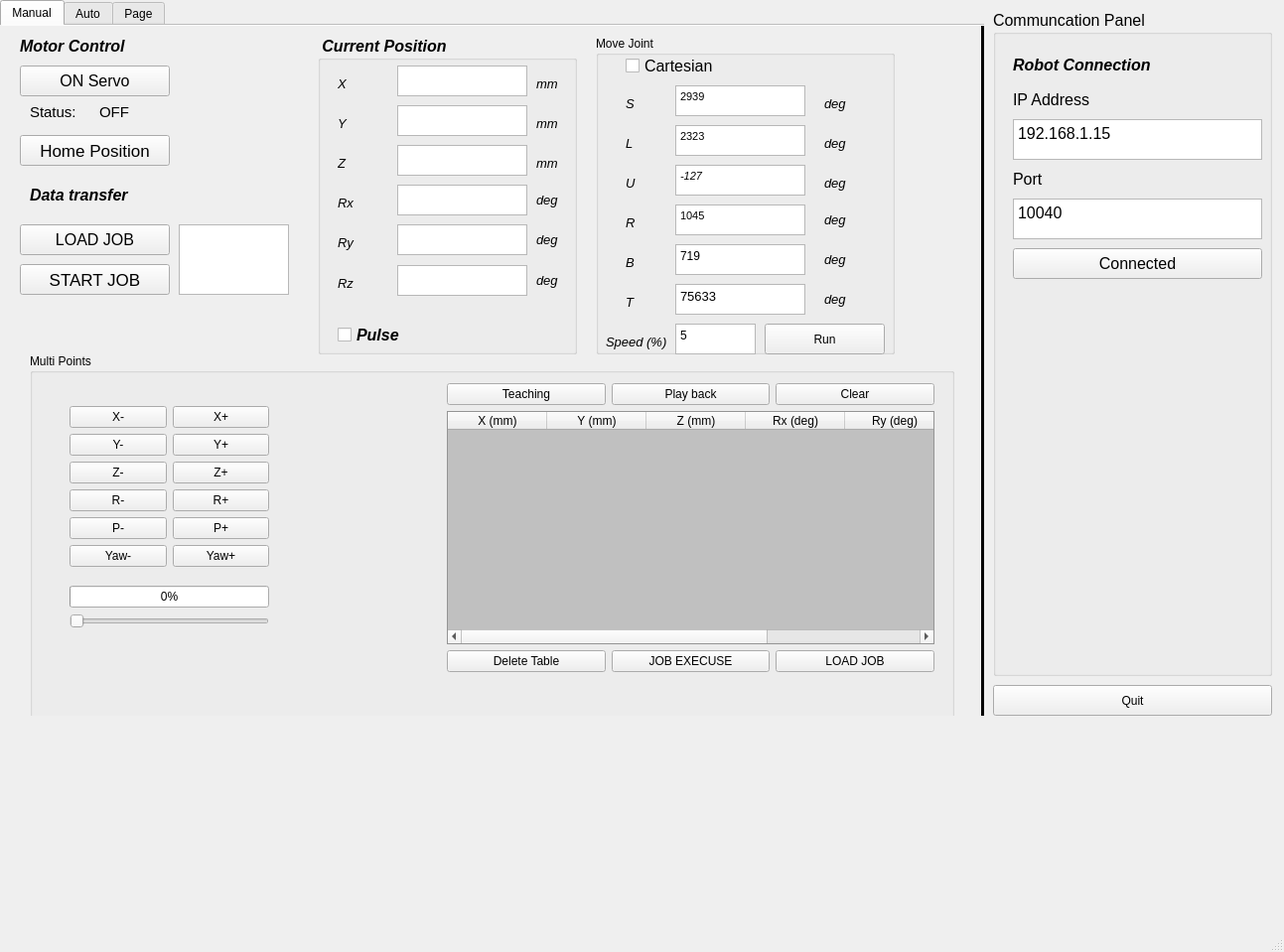
<?xml version="1.0" encoding="UTF-8"?>
<ui version="4.0">
 <class>MainWindow</class>
 <widget class="QMainWindow" name="MainWindow">
  <property name="geometry">
   <rect>
    <x>0</x>
    <y>0</y>
    <width>1293</width>
    <height>959</height>
   </rect>
  </property>
  <property name="windowTitle">
   <string>MainWindow</string>
  </property>
  <widget class="QWidget" name="centralwidget">
   <widget class="QTabWidget" name="tabWidget">
    <property name="geometry">
     <rect>
      <x>0</x>
      <y>0</y>
      <width>991</width>
      <height>721</height>
     </rect>
    </property>
    <property name="currentIndex">
     <number>0</number>
    </property>
    <property name="usesScrollButtons">
     <bool>false</bool>
    </property>
    <property name="documentMode">
     <bool>true</bool>
    </property>
    <property name="movable">
     <bool>false</bool>
    </property>
    <property name="tabBarAutoHide">
     <bool>false</bool>
    </property>
    <widget class="QWidget" name="tab">
     <attribute name="title">
      <string>Manual</string>
     </attribute>
     <widget class="QLabel" name="label_4">
      <property name="geometry">
       <rect>
        <x>30</x>
        <y>80</y>
        <width>47</width>
        <height>13</height>
       </rect>
      </property>
      <property name="font">
       <font>
        <pointsize>11</pointsize>
       </font>
      </property>
      <property name="text">
       <string>Status:</string>
      </property>
     </widget>
     <widget class="QLabel" name="lblStatusServo">
      <property name="geometry">
       <rect>
        <x>100</x>
        <y>80</y>
        <width>47</width>
        <height>13</height>
       </rect>
      </property>
      <property name="font">
       <font>
        <pointsize>11</pointsize>
       </font>
      </property>
      <property name="text">
       <string>OFF</string>
      </property>
     </widget>
     <widget class="QPushButton" name="btnHome">
      <property name="geometry">
       <rect>
        <x>20</x>
        <y>110</y>
        <width>151</width>
        <height>31</height>
       </rect>
      </property>
      <property name="font">
       <font>
        <pointsize>13</pointsize>
       </font>
      </property>
      <property name="text">
       <string>Home Position</string>
      </property>
     </widget>
     <widget class="QPushButton" name="btnServo">
      <property name="geometry">
       <rect>
        <x>20</x>
        <y>40</y>
        <width>151</width>
        <height>31</height>
       </rect>
      </property>
      <property name="font">
       <font>
        <pointsize>12</pointsize>
       </font>
      </property>
      <property name="text">
       <string>ON Servo</string>
      </property>
     </widget>
     <widget class="QLabel" name="label_9">
      <property name="geometry">
       <rect>
        <x>20</x>
        <y>10</y>
        <width>131</width>
        <height>21</height>
       </rect>
      </property>
      <property name="font">
       <font>
        <pointsize>12</pointsize>
        <weight>75</weight>
        <italic>true</italic>
        <bold>true</bold>
       </font>
      </property>
      <property name="text">
       <string>Motor Control</string>
      </property>
     </widget>
     <widget class="QTextEdit" name="tbxLoadJob">
      <property name="geometry">
       <rect>
        <x>180</x>
        <y>200</y>
        <width>111</width>
        <height>71</height>
       </rect>
      </property>
     </widget>
     <widget class="QPushButton" name="btnLoadJob">
      <property name="geometry">
       <rect>
        <x>20</x>
        <y>200</y>
        <width>151</width>
        <height>31</height>
       </rect>
      </property>
      <property name="font">
       <font>
        <pointsize>12</pointsize>
       </font>
      </property>
      <property name="text">
       <string>LOAD JOB</string>
      </property>
     </widget>
     <widget class="QPushButton" name="btnStartJob">
      <property name="geometry">
       <rect>
        <x>20</x>
        <y>240</y>
        <width>151</width>
        <height>31</height>
       </rect>
      </property>
      <property name="font">
       <font>
        <pointsize>13</pointsize>
       </font>
      </property>
      <property name="text">
       <string>START JOB</string>
      </property>
     </widget>
     <widget class="QLabel" name="label_10">
      <property name="geometry">
       <rect>
        <x>30</x>
        <y>160</y>
        <width>131</width>
        <height>21</height>
       </rect>
      </property>
      <property name="font">
       <font>
        <pointsize>12</pointsize>
        <weight>75</weight>
        <italic>true</italic>
        <bold>true</bold>
       </font>
      </property>
      <property name="text">
       <string>Data transfer</string>
      </property>
     </widget>
     <widget class="QGroupBox" name="groupBoxCarPulPos">
      <property name="geometry">
       <rect>
        <x>320</x>
        <y>10</y>
        <width>261</width>
        <height>321</height>
       </rect>
      </property>
      <property name="font">
       <font>
        <pointsize>12</pointsize>
        <weight>75</weight>
        <italic>true</italic>
        <bold>true</bold>
       </font>
      </property>
      <property name="title">
       <string> Current Position</string>
      </property>
      <widget class="QTextBrowser" name="tbxPitch">
       <property name="geometry">
        <rect>
         <x>80</x>
         <y>190</y>
         <width>131</width>
         <height>31</height>
        </rect>
       </property>
       <property name="font">
        <font>
         <pointsize>10</pointsize>
         <weight>75</weight>
         <italic>true</italic>
         <bold>true</bold>
        </font>
       </property>
      </widget>
      <widget class="QLabel" name="lblCurrentRy">
       <property name="geometry">
        <rect>
         <x>20</x>
         <y>200</y>
         <width>51</width>
         <height>16</height>
        </rect>
       </property>
       <property name="font">
        <font>
         <pointsize>10</pointsize>
         <weight>50</weight>
         <italic>true</italic>
         <bold>false</bold>
        </font>
       </property>
       <property name="text">
        <string>Ry</string>
       </property>
      </widget>
      <widget class="QLabel" name="lblCurrentRz">
       <property name="geometry">
        <rect>
         <x>20</x>
         <y>241</y>
         <width>51</width>
         <height>16</height>
        </rect>
       </property>
       <property name="font">
        <font>
         <pointsize>10</pointsize>
         <weight>50</weight>
         <italic>true</italic>
         <bold>false</bold>
        </font>
       </property>
       <property name="text">
        <string>Rz</string>
       </property>
      </widget>
      <widget class="QLabel" name="lblCurrentUnitX">
       <property name="geometry">
        <rect>
         <x>220</x>
         <y>40</y>
         <width>41</width>
         <height>16</height>
        </rect>
       </property>
       <property name="font">
        <font>
         <pointsize>10</pointsize>
         <weight>50</weight>
         <italic>true</italic>
         <bold>false</bold>
        </font>
       </property>
       <property name="text">
        <string>mm</string>
       </property>
      </widget>
      <widget class="QLabel" name="lblCurrentY">
       <property name="geometry">
        <rect>
         <x>20</x>
         <y>80</y>
         <width>21</width>
         <height>16</height>
        </rect>
       </property>
       <property name="font">
        <font>
         <pointsize>10</pointsize>
         <weight>50</weight>
         <italic>true</italic>
         <bold>false</bold>
        </font>
       </property>
       <property name="text">
        <string>Y</string>
       </property>
      </widget>
      <widget class="QLabel" name="lblCurrentRx">
       <property name="geometry">
        <rect>
         <x>20</x>
         <y>160</y>
         <width>41</width>
         <height>16</height>
        </rect>
       </property>
       <property name="font">
        <font>
         <pointsize>10</pointsize>
         <weight>50</weight>
         <italic>true</italic>
         <bold>false</bold>
        </font>
       </property>
       <property name="text">
        <string>Rx</string>
       </property>
      </widget>
      <widget class="QTextBrowser" name="tbxYaw">
       <property name="geometry">
        <rect>
         <x>80</x>
         <y>231</y>
         <width>131</width>
         <height>31</height>
        </rect>
       </property>
       <property name="font">
        <font>
         <pointsize>10</pointsize>
         <weight>75</weight>
         <italic>true</italic>
         <bold>true</bold>
        </font>
       </property>
      </widget>
      <widget class="QTextBrowser" name="tbxZ">
       <property name="geometry">
        <rect>
         <x>80</x>
         <y>110</y>
         <width>131</width>
         <height>31</height>
        </rect>
       </property>
       <property name="font">
        <font>
         <pointsize>10</pointsize>
         <weight>75</weight>
         <italic>true</italic>
         <bold>true</bold>
        </font>
       </property>
      </widget>
      <widget class="QLabel" name="label_74">
       <property name="geometry">
        <rect>
         <x>220</x>
         <y>150</y>
         <width>41</width>
         <height>31</height>
        </rect>
       </property>
       <property name="font">
        <font>
         <pointsize>10</pointsize>
         <weight>50</weight>
         <italic>true</italic>
         <bold>false</bold>
        </font>
       </property>
       <property name="text">
        <string>deg</string>
       </property>
      </widget>
      <widget class="QLabel" name="label_75">
       <property name="geometry">
        <rect>
         <x>220</x>
         <y>231</y>
         <width>51</width>
         <height>31</height>
        </rect>
       </property>
       <property name="font">
        <font>
         <pointsize>10</pointsize>
         <weight>50</weight>
         <italic>true</italic>
         <bold>false</bold>
        </font>
       </property>
       <property name="text">
        <string>deg</string>
       </property>
      </widget>
      <widget class="QLabel" name="lblCurrentZ">
       <property name="geometry">
        <rect>
         <x>20</x>
         <y>120</y>
         <width>21</width>
         <height>16</height>
        </rect>
       </property>
       <property name="font">
        <font>
         <pointsize>10</pointsize>
         <weight>50</weight>
         <italic>true</italic>
         <bold>false</bold>
        </font>
       </property>
       <property name="text">
        <string>Z</string>
       </property>
      </widget>
      <widget class="QTextBrowser" name="tbxX">
       <property name="geometry">
        <rect>
         <x>80</x>
         <y>30</y>
         <width>131</width>
         <height>31</height>
        </rect>
       </property>
       <property name="font">
        <font>
         <pointsize>10</pointsize>
         <weight>75</weight>
         <italic>true</italic>
         <bold>true</bold>
        </font>
       </property>
      </widget>
      <widget class="QLabel" name="lblCurrentUnitZ">
       <property name="geometry">
        <rect>
         <x>220</x>
         <y>120</y>
         <width>41</width>
         <height>16</height>
        </rect>
       </property>
       <property name="font">
        <font>
         <pointsize>10</pointsize>
         <weight>50</weight>
         <italic>true</italic>
         <bold>false</bold>
        </font>
       </property>
       <property name="text">
        <string>mm</string>
       </property>
      </widget>
      <widget class="QLabel" name="lblCurrentX">
       <property name="geometry">
        <rect>
         <x>20</x>
         <y>40</y>
         <width>21</width>
         <height>16</height>
        </rect>
       </property>
       <property name="font">
        <font>
         <pointsize>10</pointsize>
         <weight>50</weight>
         <italic>true</italic>
         <bold>false</bold>
        </font>
       </property>
       <property name="text">
        <string>X</string>
       </property>
      </widget>
      <widget class="QTextBrowser" name="tbxY">
       <property name="geometry">
        <rect>
         <x>80</x>
         <y>70</y>
         <width>131</width>
         <height>31</height>
        </rect>
       </property>
       <property name="font">
        <font>
         <pointsize>10</pointsize>
         <weight>75</weight>
         <italic>true</italic>
         <bold>true</bold>
        </font>
       </property>
      </widget>
      <widget class="QLabel" name="label_79">
       <property name="geometry">
        <rect>
         <x>220</x>
         <y>190</y>
         <width>51</width>
         <height>31</height>
        </rect>
       </property>
       <property name="font">
        <font>
         <pointsize>10</pointsize>
         <weight>50</weight>
         <italic>true</italic>
         <bold>false</bold>
        </font>
       </property>
       <property name="text">
        <string>deg</string>
       </property>
      </widget>
      <widget class="QLabel" name="lblCurrentUnitY">
       <property name="geometry">
        <rect>
         <x>220</x>
         <y>80</y>
         <width>41</width>
         <height>16</height>
        </rect>
       </property>
       <property name="font">
        <font>
         <pointsize>10</pointsize>
         <weight>50</weight>
         <italic>true</italic>
         <bold>false</bold>
        </font>
       </property>
       <property name="text">
        <string>mm</string>
       </property>
      </widget>
      <widget class="QTextBrowser" name="tbxRoll">
       <property name="geometry">
        <rect>
         <x>80</x>
         <y>150</y>
         <width>131</width>
         <height>31</height>
        </rect>
       </property>
       <property name="font">
        <font>
         <pointsize>10</pointsize>
         <weight>75</weight>
         <italic>true</italic>
         <bold>true</bold>
        </font>
       </property>
      </widget>
      <widget class="QCheckBox" name="chkcarPulPos">
       <property name="geometry">
        <rect>
         <x>20</x>
         <y>290</y>
         <width>71</width>
         <height>23</height>
        </rect>
       </property>
       <property name="text">
        <string>Pulse </string>
       </property>
      </widget>
     </widget>
     <widget class="Line" name="line">
      <property name="geometry">
       <rect>
        <x>970</x>
        <y>0</y>
        <width>41</width>
        <height>731</height>
       </rect>
      </property>
      <property name="frameShadow">
       <enum>QFrame::Plain</enum>
      </property>
      <property name="lineWidth">
       <number>5</number>
      </property>
      <property name="orientation">
       <enum>Qt::Vertical</enum>
      </property>
     </widget>
     <widget class="QGroupBox" name="groupBox_5">
      <property name="geometry">
       <rect>
        <x>30</x>
        <y>330</y>
        <width>931</width>
        <height>421</height>
       </rect>
      </property>
      <property name="title">
       <string>Multi Points</string>
      </property>
      <widget class="QWidget" name="layoutWidget">
       <property name="geometry">
        <rect>
         <x>420</x>
         <y>30</y>
         <width>491</width>
         <height>291</height>
        </rect>
       </property>
       <layout class="QVBoxLayout" name="verticalLayout_2">
        <item>
         <layout class="QHBoxLayout" name="horizontalLayout_2">
          <item>
           <widget class="QPushButton" name="btnTeaching">
            <property name="text">
             <string>Teaching</string>
            </property>
           </widget>
          </item>
          <item>
           <widget class="QPushButton" name="btnPlayback">
            <property name="text">
             <string>Play back</string>
            </property>
           </widget>
          </item>
          <item>
           <widget class="QPushButton" name="btnClearData">
            <property name="text">
             <string>Clear</string>
            </property>
           </widget>
          </item>
         </layout>
        </item>
        <item>
         <layout class="QVBoxLayout" name="verticalLayout">
          <item>
           <widget class="QTableWidget" name="tableWidgetPoints">
            <property name="styleSheet">
             <string notr="true">QTableWidget{
background-color: #C0C0C0;
altermate-backgroud-color: #606060;
selection-backgound-color: #282828;
}
</string>
            </property>
            <property name="editTriggers">
             <set>QAbstractItemView::NoEditTriggers</set>
            </property>
            <property name="alternatingRowColors">
             <bool>true</bool>
            </property>
            <property name="selectionMode">
             <enum>QAbstractItemView::SingleSelection</enum>
            </property>
            <property name="selectionBehavior">
             <enum>QAbstractItemView::SelectRows</enum>
            </property>
            <property name="gridStyle">
             <enum>Qt::DashLine</enum>
            </property>
            <column>
             <property name="text">
              <string>X (mm)</string>
             </property>
            </column>
            <column>
             <property name="text">
              <string>Y (mm)</string>
             </property>
            </column>
            <column>
             <property name="text">
              <string>Z (mm)</string>
             </property>
            </column>
            <column>
             <property name="text">
              <string>Rx (deg)</string>
             </property>
            </column>
            <column>
             <property name="text">
              <string>Ry (deg)</string>
             </property>
            </column>
            <column>
             <property name="text">
              <string>Rz (deg)</string>
             </property>
            </column>
           </widget>
          </item>
          <item>
           <layout class="QHBoxLayout" name="horizontalLayout_4">
            <item>
             <widget class="QPushButton" name="btnDelete">
              <property name="text">
               <string>Delete Table</string>
              </property>
             </widget>
            </item>
            <item>
             <widget class="QPushButton" name="btnJobExec">
              <property name="text">
               <string>JOB EXECUSE</string>
              </property>
             </widget>
            </item>
            <item>
             <widget class="QPushButton" name="btnExport">
              <property name="text">
               <string>LOAD JOB</string>
              </property>
             </widget>
            </item>
           </layout>
          </item>
          <item>
           <layout class="QHBoxLayout" name="horizontalLayout"/>
          </item>
         </layout>
        </item>
       </layout>
      </widget>
      <widget class="QWidget" name="layoutWidget">
       <property name="geometry">
        <rect>
         <x>40</x>
         <y>40</y>
         <width>201</width>
         <height>251</height>
        </rect>
       </property>
       <layout class="QVBoxLayout" name="verticalLayout_6">
        <item>
         <layout class="QVBoxLayout" name="verticalLayout_4">
          <item>
           <layout class="QHBoxLayout" name="horizontalLayout_3">
            <item>
             <widget class="QPushButton" name="btnX1">
              <property name="text">
               <string>X-</string>
              </property>
             </widget>
            </item>
            <item>
             <widget class="QPushButton" name="btnX2">
              <property name="text">
               <string>X+</string>
              </property>
             </widget>
            </item>
           </layout>
          </item>
          <item>
           <layout class="QHBoxLayout" name="horizontalLayout_5">
            <item>
             <widget class="QPushButton" name="btnY1">
              <property name="text">
               <string>Y-</string>
              </property>
             </widget>
            </item>
            <item>
             <widget class="QPushButton" name="btnY2">
              <property name="text">
               <string>Y+</string>
              </property>
             </widget>
            </item>
           </layout>
          </item>
          <item>
           <layout class="QHBoxLayout" name="horizontalLayout_6">
            <item>
             <widget class="QPushButton" name="tbnZ1">
              <property name="text">
               <string>Z-</string>
              </property>
             </widget>
            </item>
            <item>
             <widget class="QPushButton" name="btnZ2">
              <property name="text">
               <string>Z+</string>
              </property>
             </widget>
            </item>
           </layout>
          </item>
          <item>
           <layout class="QHBoxLayout" name="horizontalLayout_7">
            <item>
             <widget class="QPushButton" name="btnR1">
              <property name="text">
               <string>R-</string>
              </property>
             </widget>
            </item>
            <item>
             <widget class="QPushButton" name="btnR2">
              <property name="text">
               <string>R+</string>
              </property>
             </widget>
            </item>
           </layout>
          </item>
          <item>
           <layout class="QHBoxLayout" name="horizontalLayout_8">
            <item>
             <widget class="QPushButton" name="btnP1">
              <property name="text">
               <string>P-</string>
              </property>
             </widget>
            </item>
            <item>
             <widget class="QPushButton" name="btnP2">
              <property name="text">
               <string>P+</string>
              </property>
             </widget>
            </item>
           </layout>
          </item>
          <item>
           <layout class="QHBoxLayout" name="horizontalLayout_9">
            <item>
             <widget class="QPushButton" name="btnYaw1">
              <property name="text">
               <string>Yaw-</string>
              </property>
             </widget>
            </item>
            <item>
             <widget class="QPushButton" name="btnYaw2">
              <property name="text">
               <string>Yaw+</string>
              </property>
             </widget>
            </item>
           </layout>
          </item>
         </layout>
        </item>
        <item>
         <layout class="QVBoxLayout" name="verticalLayout_5">
          <item>
           <widget class="QProgressBar" name="progressBarSpeed">
            <property name="maximum">
             <number>100</number>
            </property>
            <property name="value">
             <number>0</number>
            </property>
           </widget>
          </item>
          <item>
           <widget class="QSlider" name="SliderSpeed">
            <property name="minimum">
             <number>0</number>
            </property>
            <property name="maximum">
             <number>100</number>
            </property>
            <property name="orientation">
             <enum>Qt::Horizontal</enum>
            </property>
           </widget>
          </item>
         </layout>
        </item>
       </layout>
      </widget>
     </widget>
     <widget class="QGroupBox" name="groupBox_4">
      <property name="geometry">
       <rect>
        <x>600</x>
        <y>10</y>
        <width>301</width>
        <height>321</height>
       </rect>
      </property>
      <property name="title">
       <string>Move Joint</string>
      </property>
      <widget class="QLabel" name="lblUnitCar1">
       <property name="geometry">
        <rect>
         <x>230</x>
         <y>60</y>
         <width>41</width>
         <height>16</height>
        </rect>
       </property>
       <property name="font">
        <font>
         <pointsize>10</pointsize>
         <weight>50</weight>
         <italic>true</italic>
         <bold>false</bold>
        </font>
       </property>
       <property name="text">
        <string>deg</string>
       </property>
      </widget>
      <widget class="QLabel" name="lblUnitCar4">
       <property name="geometry">
        <rect>
         <x>230</x>
         <y>170</y>
         <width>41</width>
         <height>31</height>
        </rect>
       </property>
       <property name="font">
        <font>
         <pointsize>10</pointsize>
         <weight>50</weight>
         <italic>true</italic>
         <bold>false</bold>
        </font>
       </property>
       <property name="text">
        <string>deg</string>
       </property>
      </widget>
      <widget class="QCheckBox" name="chkCartesianPos">
       <property name="geometry">
        <rect>
         <x>30</x>
         <y>20</y>
         <width>111</width>
         <height>21</height>
        </rect>
       </property>
       <property name="font">
        <font>
         <pointsize>12</pointsize>
        </font>
       </property>
       <property name="text">
        <string>Cartesian </string>
       </property>
      </widget>
      <widget class="QLabel" name="lblUnitCar5">
       <property name="geometry">
        <rect>
         <x>230</x>
         <y>210</y>
         <width>51</width>
         <height>31</height>
        </rect>
       </property>
       <property name="font">
        <font>
         <pointsize>10</pointsize>
         <weight>50</weight>
         <italic>true</italic>
         <bold>false</bold>
        </font>
       </property>
       <property name="text">
        <string>deg</string>
       </property>
      </widget>
      <widget class="QTextEdit" name="tbxMoveY">
       <property name="geometry">
        <rect>
         <x>80</x>
         <y>90</y>
         <width>131</width>
         <height>31</height>
        </rect>
       </property>
       <property name="html">
        <string>&lt;!DOCTYPE HTML PUBLIC &quot;-//W3C//DTD HTML 4.0//EN&quot; &quot;http://www.w3.org/TR/REC-html40/strict.dtd&quot;&gt;
&lt;html&gt;&lt;head&gt;&lt;meta name=&quot;qrichtext&quot; content=&quot;1&quot; /&gt;&lt;style type=&quot;text/css&quot;&gt;
p, li { white-space: pre-wrap; }
&lt;/style&gt;&lt;/head&gt;&lt;body style=&quot; font-family:'MS Shell Dlg 2'; font-size:8.25pt; font-weight:400; font-style:normal;&quot;&gt;
&lt;p style=&quot; margin-top:0px; margin-bottom:0px; margin-left:0px; margin-right:0px; -qt-block-indent:0; text-indent:0px;&quot;&gt;2323&lt;/p&gt;&lt;/body&gt;&lt;/html&gt;</string>
       </property>
      </widget>
      <widget class="QTextEdit" name="tbxMovSpeed">
       <property name="geometry">
        <rect>
         <x>80</x>
         <y>290</y>
         <width>81</width>
         <height>31</height>
        </rect>
       </property>
       <property name="font">
        <font>
         <pointsize>7</pointsize>
        </font>
       </property>
       <property name="html">
        <string>&lt;!DOCTYPE HTML PUBLIC &quot;-//W3C//DTD HTML 4.0//EN&quot; &quot;http://www.w3.org/TR/REC-html40/strict.dtd&quot;&gt;
&lt;html&gt;&lt;head&gt;&lt;meta name=&quot;qrichtext&quot; content=&quot;1&quot; /&gt;&lt;style type=&quot;text/css&quot;&gt;
p, li { white-space: pre-wrap; }
&lt;/style&gt;&lt;/head&gt;&lt;body style=&quot; font-family:'MS Shell Dlg 2'; font-size:7pt; font-weight:400; font-style:normal;&quot;&gt;
&lt;p style=&quot; margin-top:0px; margin-bottom:0px; margin-left:0px; margin-right:0px; -qt-block-indent:0; text-indent:0px;&quot;&gt;&lt;span style=&quot; font-size:9pt;&quot;&gt;5&lt;/span&gt;&lt;/p&gt;&lt;/body&gt;&lt;/html&gt;</string>
       </property>
      </widget>
      <widget class="QLabel" name="lblMovRy">
       <property name="geometry">
        <rect>
         <x>30</x>
         <y>220</y>
         <width>51</width>
         <height>16</height>
        </rect>
       </property>
       <property name="font">
        <font>
         <pointsize>10</pointsize>
         <weight>50</weight>
         <italic>true</italic>
         <bold>false</bold>
        </font>
       </property>
       <property name="text">
        <string>B</string>
       </property>
      </widget>
      <widget class="QTextEdit" name="tbxMoveYaw">
       <property name="geometry">
        <rect>
         <x>80</x>
         <y>250</y>
         <width>131</width>
         <height>31</height>
        </rect>
       </property>
       <property name="html">
        <string>&lt;!DOCTYPE HTML PUBLIC &quot;-//W3C//DTD HTML 4.0//EN&quot; &quot;http://www.w3.org/TR/REC-html40/strict.dtd&quot;&gt;
&lt;html&gt;&lt;head&gt;&lt;meta name=&quot;qrichtext&quot; content=&quot;1&quot; /&gt;&lt;style type=&quot;text/css&quot;&gt;
p, li { white-space: pre-wrap; }
&lt;/style&gt;&lt;/head&gt;&lt;body style=&quot; font-family:'MS Shell Dlg 2'; font-size:8.25pt; font-weight:400; font-style:normal;&quot;&gt;
&lt;p style=&quot; margin-top:0px; margin-bottom:0px; margin-left:0px; margin-right:0px; -qt-block-indent:0; text-indent:0px;&quot;&gt;&lt;span style=&quot; font-size:10pt;&quot;&gt;75633&lt;/span&gt;&lt;/p&gt;&lt;/body&gt;&lt;/html&gt;</string>
       </property>
      </widget>
      <widget class="QPushButton" name="btnMoveJ">
       <property name="geometry">
        <rect>
         <x>170</x>
         <y>290</y>
         <width>121</width>
         <height>31</height>
        </rect>
       </property>
       <property name="text">
        <string>Run</string>
       </property>
      </widget>
      <widget class="QLabel" name="lblUnitCar3">
       <property name="geometry">
        <rect>
         <x>230</x>
         <y>140</y>
         <width>41</width>
         <height>16</height>
        </rect>
       </property>
       <property name="font">
        <font>
         <pointsize>10</pointsize>
         <weight>50</weight>
         <italic>true</italic>
         <bold>false</bold>
        </font>
       </property>
       <property name="text">
        <string>deg</string>
       </property>
      </widget>
      <widget class="QLabel" name="lblMovRz">
       <property name="geometry">
        <rect>
         <x>30</x>
         <y>260</y>
         <width>51</width>
         <height>16</height>
        </rect>
       </property>
       <property name="font">
        <font>
         <pointsize>10</pointsize>
         <weight>50</weight>
         <italic>true</italic>
         <bold>false</bold>
        </font>
       </property>
       <property name="text">
        <string>T</string>
       </property>
      </widget>
      <widget class="QTextEdit" name="tbxMovePitch">
       <property name="geometry">
        <rect>
         <x>80</x>
         <y>210</y>
         <width>131</width>
         <height>31</height>
        </rect>
       </property>
       <property name="html">
        <string>&lt;!DOCTYPE HTML PUBLIC &quot;-//W3C//DTD HTML 4.0//EN&quot; &quot;http://www.w3.org/TR/REC-html40/strict.dtd&quot;&gt;
&lt;html&gt;&lt;head&gt;&lt;meta name=&quot;qrichtext&quot; content=&quot;1&quot; /&gt;&lt;style type=&quot;text/css&quot;&gt;
p, li { white-space: pre-wrap; }
&lt;/style&gt;&lt;/head&gt;&lt;body style=&quot; font-family:'MS Shell Dlg 2'; font-size:8.25pt; font-weight:400; font-style:normal;&quot;&gt;
&lt;p style=&quot; margin-top:0px; margin-bottom:0px; margin-left:0px; margin-right:0px; -qt-block-indent:0; text-indent:0px;&quot;&gt;&lt;span style=&quot; font-size:9pt;&quot;&gt;719&lt;/span&gt;&lt;/p&gt;&lt;/body&gt;&lt;/html&gt;</string>
       </property>
      </widget>
      <widget class="QLabel" name="lblMovY">
       <property name="geometry">
        <rect>
         <x>30</x>
         <y>100</y>
         <width>21</width>
         <height>16</height>
        </rect>
       </property>
       <property name="font">
        <font>
         <pointsize>10</pointsize>
         <weight>50</weight>
         <italic>true</italic>
         <bold>false</bold>
        </font>
       </property>
       <property name="text">
        <string>L</string>
       </property>
      </widget>
      <widget class="QTextEdit" name="tbxMoveX">
       <property name="geometry">
        <rect>
         <x>80</x>
         <y>50</y>
         <width>131</width>
         <height>31</height>
        </rect>
       </property>
       <property name="html">
        <string>&lt;!DOCTYPE HTML PUBLIC &quot;-//W3C//DTD HTML 4.0//EN&quot; &quot;http://www.w3.org/TR/REC-html40/strict.dtd&quot;&gt;
&lt;html&gt;&lt;head&gt;&lt;meta name=&quot;qrichtext&quot; content=&quot;1&quot; /&gt;&lt;style type=&quot;text/css&quot;&gt;
p, li { white-space: pre-wrap; }
&lt;/style&gt;&lt;/head&gt;&lt;body style=&quot; font-family:'MS Shell Dlg 2'; font-size:8.25pt; font-weight:400; font-style:normal;&quot;&gt;
&lt;p style=&quot; margin-top:0px; margin-bottom:0px; margin-left:0px; margin-right:0px; -qt-block-indent:0; text-indent:0px;&quot;&gt;2939&lt;/p&gt;&lt;/body&gt;&lt;/html&gt;</string>
       </property>
      </widget>
      <widget class="QTextEdit" name="tbxMoveRoll">
       <property name="geometry">
        <rect>
         <x>80</x>
         <y>170</y>
         <width>131</width>
         <height>31</height>
        </rect>
       </property>
       <property name="html">
        <string>&lt;!DOCTYPE HTML PUBLIC &quot;-//W3C//DTD HTML 4.0//EN&quot; &quot;http://www.w3.org/TR/REC-html40/strict.dtd&quot;&gt;
&lt;html&gt;&lt;head&gt;&lt;meta name=&quot;qrichtext&quot; content=&quot;1&quot; /&gt;&lt;style type=&quot;text/css&quot;&gt;
p, li { white-space: pre-wrap; }
&lt;/style&gt;&lt;/head&gt;&lt;body style=&quot; font-family:'MS Shell Dlg 2'; font-size:8.25pt; font-weight:400; font-style:normal;&quot;&gt;
&lt;p style=&quot; margin-top:0px; margin-bottom:0px; margin-left:0px; margin-right:0px; -qt-block-indent:0; text-indent:0px;&quot;&gt;1045&lt;/p&gt;&lt;/body&gt;&lt;/html&gt;</string>
       </property>
      </widget>
      <widget class="QLabel" name="lblUnitCar6">
       <property name="geometry">
        <rect>
         <x>230</x>
         <y>250</y>
         <width>51</width>
         <height>31</height>
        </rect>
       </property>
       <property name="font">
        <font>
         <pointsize>10</pointsize>
         <weight>50</weight>
         <italic>true</italic>
         <bold>false</bold>
        </font>
       </property>
       <property name="text">
        <string>deg</string>
       </property>
      </widget>
      <widget class="QLabel" name="lblMovRx">
       <property name="geometry">
        <rect>
         <x>30</x>
         <y>180</y>
         <width>41</width>
         <height>16</height>
        </rect>
       </property>
       <property name="font">
        <font>
         <pointsize>10</pointsize>
         <weight>50</weight>
         <italic>true</italic>
         <bold>false</bold>
        </font>
       </property>
       <property name="text">
        <string>R</string>
       </property>
      </widget>
      <widget class="QLabel" name="lblMovX">
       <property name="geometry">
        <rect>
         <x>30</x>
         <y>60</y>
         <width>21</width>
         <height>16</height>
        </rect>
       </property>
       <property name="font">
        <font>
         <pointsize>10</pointsize>
         <weight>50</weight>
         <italic>true</italic>
         <bold>false</bold>
        </font>
       </property>
       <property name="text">
        <string>S</string>
       </property>
      </widget>
      <widget class="QLabel" name="lblMovZ">
       <property name="geometry">
        <rect>
         <x>30</x>
         <y>140</y>
         <width>21</width>
         <height>16</height>
        </rect>
       </property>
       <property name="font">
        <font>
         <pointsize>10</pointsize>
         <weight>50</weight>
         <italic>true</italic>
         <bold>false</bold>
        </font>
       </property>
       <property name="text">
        <string>U</string>
       </property>
      </widget>
      <widget class="QLabel" name="lblUnitCar2">
       <property name="geometry">
        <rect>
         <x>230</x>
         <y>100</y>
         <width>41</width>
         <height>16</height>
        </rect>
       </property>
       <property name="font">
        <font>
         <pointsize>10</pointsize>
         <weight>50</weight>
         <italic>true</italic>
         <bold>false</bold>
        </font>
       </property>
       <property name="text">
        <string>deg</string>
       </property>
      </widget>
      <widget class="QTextEdit" name="tbxMoveZ">
       <property name="geometry">
        <rect>
         <x>80</x>
         <y>130</y>
         <width>131</width>
         <height>31</height>
        </rect>
       </property>
       <property name="html">
        <string>&lt;!DOCTYPE HTML PUBLIC &quot;-//W3C//DTD HTML 4.0//EN&quot; &quot;http://www.w3.org/TR/REC-html40/strict.dtd&quot;&gt;
&lt;html&gt;&lt;head&gt;&lt;meta name=&quot;qrichtext&quot; content=&quot;1&quot; /&gt;&lt;style type=&quot;text/css&quot;&gt;
p, li { white-space: pre-wrap; }
&lt;/style&gt;&lt;/head&gt;&lt;body style=&quot; font-family:'MS Shell Dlg 2'; font-size:8.25pt; font-weight:400; font-style:normal;&quot;&gt;
&lt;p style=&quot; margin-top:0px; margin-bottom:0px; margin-left:0px; margin-right:0px; -qt-block-indent:0; text-indent:0px;&quot;&gt;&lt;span style=&quot; font-style:italic;&quot;&gt;-127&lt;/span&gt;&lt;/p&gt;&lt;/body&gt;&lt;/html&gt;</string>
       </property>
      </widget>
      <widget class="QLabel" name="lblMovRz_2">
       <property name="geometry">
        <rect>
         <x>10</x>
         <y>300</y>
         <width>71</width>
         <height>16</height>
        </rect>
       </property>
       <property name="font">
        <font>
         <pointsize>10</pointsize>
         <weight>50</weight>
         <italic>true</italic>
         <bold>false</bold>
        </font>
       </property>
       <property name="text">
        <string>Speed (%)</string>
       </property>
      </widget>
     </widget>
    </widget>
    <widget class="QWidget" name="tab_2">
     <attribute name="title">
      <string>Auto</string>
     </attribute>
     <widget class="Line" name="line_2">
      <property name="geometry">
       <rect>
        <x>970</x>
        <y>0</y>
        <width>41</width>
        <height>731</height>
       </rect>
      </property>
      <property name="frameShadow">
       <enum>QFrame::Plain</enum>
      </property>
      <property name="lineWidth">
       <number>5</number>
      </property>
      <property name="orientation">
       <enum>Qt::Vertical</enum>
      </property>
     </widget>
     <widget class="QTextBrowser" name="textBrowserSendData">
      <property name="geometry">
       <rect>
        <x>110</x>
        <y>20</y>
        <width>521</width>
        <height>111</height>
       </rect>
      </property>
     </widget>
     <widget class="QLabel" name="label_5">
      <property name="geometry">
       <rect>
        <x>30</x>
        <y>40</y>
        <width>61</width>
        <height>21</height>
       </rect>
      </property>
      <property name="text">
       <string>Send Data</string>
      </property>
     </widget>
     <widget class="QLabel" name="label_6">
      <property name="geometry">
       <rect>
        <x>20</x>
        <y>210</y>
        <width>71</width>
        <height>21</height>
       </rect>
      </property>
      <property name="text">
       <string>Receive Data</string>
      </property>
     </widget>
     <widget class="QWidget" name="layoutWidget">
      <property name="geometry">
       <rect>
        <x>110</x>
        <y>160</y>
        <width>371</width>
        <height>392</height>
       </rect>
      </property>
      <layout class="QVBoxLayout" name="verticalLayout_3">
       <item>
        <widget class="QTextBrowser" name="textBrowserReceiveData"/>
       </item>
       <item>
        <widget class="QTableView" name="tableView"/>
       </item>
      </layout>
     </widget>
     <widget class="QPushButton" name="pushButtonSave">
      <property name="geometry">
       <rect>
        <x>670</x>
        <y>50</y>
        <width>75</width>
        <height>23</height>
       </rect>
      </property>
      <property name="text">
       <string>SAVE JOB</string>
      </property>
     </widget>
     <widget class="QTextBrowser" name="textBrowserRecFile">
      <property name="geometry">
       <rect>
        <x>570</x>
        <y>170</y>
        <width>256</width>
        <height>161</height>
       </rect>
      </property>
     </widget>
     <widget class="QPushButton" name="pushButton">
      <property name="geometry">
       <rect>
        <x>850</x>
        <y>200</y>
        <width>75</width>
        <height>23</height>
       </rect>
      </property>
      <property name="text">
       <string>Load Job</string>
      </property>
     </widget>
     <widget class="QPushButton" name="btnACK">
      <property name="geometry">
       <rect>
        <x>850</x>
        <y>240</y>
        <width>75</width>
        <height>23</height>
       </rect>
      </property>
      <property name="text">
       <string>ACK</string>
      </property>
     </widget>
    </widget>
    <widget class="QWidget" name="tab_5">
     <attribute name="title">
      <string>Page</string>
     </attribute>
    </widget>
   </widget>
   <widget class="QGroupBox" name="groupBox">
    <property name="geometry">
     <rect>
      <x>1000</x>
      <y>10</y>
      <width>281</width>
      <height>671</height>
     </rect>
    </property>
    <property name="font">
     <font>
      <pointsize>12</pointsize>
     </font>
    </property>
    <property name="title">
     <string>Communcation Panel</string>
    </property>
    <widget class="QTextEdit" name="tbxPort">
     <property name="geometry">
      <rect>
       <x>20</x>
       <y>190</y>
       <width>251</width>
       <height>41</height>
      </rect>
     </property>
     <property name="html">
      <string>&lt;!DOCTYPE HTML PUBLIC &quot;-//W3C//DTD HTML 4.0//EN&quot; &quot;http://www.w3.org/TR/REC-html40/strict.dtd&quot;&gt;
&lt;html&gt;&lt;head&gt;&lt;meta name=&quot;qrichtext&quot; content=&quot;1&quot; /&gt;&lt;style type=&quot;text/css&quot;&gt;
p, li { white-space: pre-wrap; }
&lt;/style&gt;&lt;/head&gt;&lt;body style=&quot; font-family:'MS Shell Dlg 2'; font-size:12pt; font-weight:400; font-style:normal;&quot;&gt;
&lt;p style=&quot; margin-top:0px; margin-bottom:0px; margin-left:0px; margin-right:0px; -qt-block-indent:0; text-indent:0px;&quot;&gt;10040&lt;/p&gt;&lt;/body&gt;&lt;/html&gt;</string>
     </property>
    </widget>
    <widget class="QLabel" name="label">
     <property name="geometry">
      <rect>
       <x>20</x>
       <y>80</y>
       <width>161</width>
       <height>21</height>
      </rect>
     </property>
     <property name="text">
      <string>IP Address</string>
     </property>
    </widget>
    <widget class="QTextEdit" name="tbxIPAdress">
     <property name="geometry">
      <rect>
       <x>20</x>
       <y>110</y>
       <width>251</width>
       <height>41</height>
      </rect>
     </property>
     <property name="html">
      <string>&lt;!DOCTYPE HTML PUBLIC &quot;-//W3C//DTD HTML 4.0//EN&quot; &quot;http://www.w3.org/TR/REC-html40/strict.dtd&quot;&gt;
&lt;html&gt;&lt;head&gt;&lt;meta name=&quot;qrichtext&quot; content=&quot;1&quot; /&gt;&lt;style type=&quot;text/css&quot;&gt;
p, li { white-space: pre-wrap; }
&lt;/style&gt;&lt;/head&gt;&lt;body style=&quot; font-family:'MS Shell Dlg 2'; font-size:12pt; font-weight:400; font-style:normal;&quot;&gt;
&lt;p style=&quot; margin-top:0px; margin-bottom:0px; margin-left:0px; margin-right:0px; -qt-block-indent:0; text-indent:0px;&quot;&gt;192.168.1.15&lt;/p&gt;&lt;/body&gt;&lt;/html&gt;</string>
     </property>
    </widget>
    <widget class="QLabel" name="label_2">
     <property name="geometry">
      <rect>
       <x>20</x>
       <y>160</y>
       <width>161</width>
       <height>21</height>
      </rect>
     </property>
     <property name="text">
      <string>Port</string>
     </property>
    </widget>
    <widget class="QPushButton" name="btnConnected">
     <property name="geometry">
      <rect>
       <x>20</x>
       <y>240</y>
       <width>251</width>
       <height>31</height>
      </rect>
     </property>
     <property name="text">
      <string>Connected</string>
     </property>
    </widget>
    <widget class="QLabel" name="label_3">
     <property name="geometry">
      <rect>
       <x>20</x>
       <y>40</y>
       <width>161</width>
       <height>31</height>
      </rect>
     </property>
     <property name="font">
      <font>
       <pointsize>12</pointsize>
       <weight>75</weight>
       <italic>true</italic>
       <bold>true</bold>
      </font>
     </property>
     <property name="text">
      <string>Robot Connection</string>
     </property>
    </widget>
   </widget>
   <widget class="QPushButton" name="btnQuit">
    <property name="geometry">
     <rect>
      <x>1000</x>
      <y>690</y>
      <width>281</width>
      <height>31</height>
     </rect>
    </property>
    <property name="text">
     <string>Quit</string>
    </property>
   </widget>
  </widget>
  <widget class="QMenuBar" name="menubar">
   <property name="geometry">
    <rect>
     <x>0</x>
     <y>0</y>
     <width>1293</width>
     <height>21</height>
    </rect>
   </property>
  </widget>
  <widget class="QStatusBar" name="statusbar"/>
 </widget>
 <resources/>
 <connections/>
</ui>
